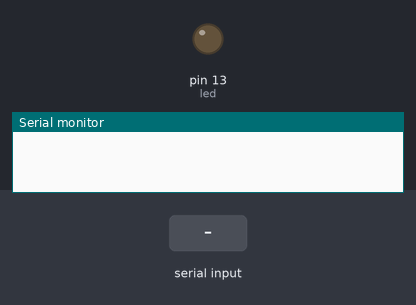
Bench run of a sketch on a simulated Arduino Uno, built with avr-gcc and run on an emulated ATmega328P. Parts: output pins drawn as LEDs (lit = HIGH), the last lines printed to the serial monitor. The test bench sets the inputs (shaded band).

Above: at 1.2 s.
1.3 s: "*LED" received over Serial
At 2.5 s:
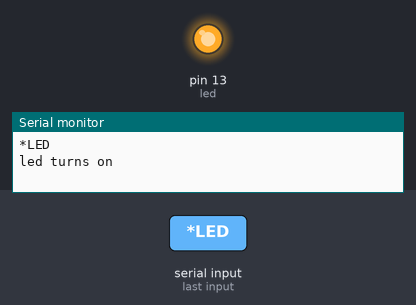
2.8 s: "1" received over Serial
Timing chart, 0 to 5.8 s (numbered marks = the images above; inputs shaded):
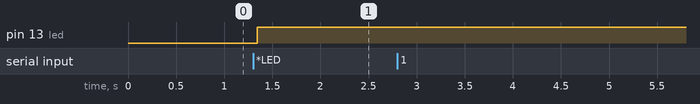

The sketch:

HC-05_Module.ino
```cpp
#include<SoftwareSerial.h>
String voice;
int Tx=0;
int Rx=1;
int led=13;
SoftwareSerial bluetooth(Tx,Rx);
void setup()

{
  Serial.begin(9600);
  bluetooth.begin(9600);
  pinMode(led,OUTPUT);
}

void loop()
{
  while(Serial.available())
  {
    delay(10);
    char c = Serial.read();
    if(c=='#')
    {
      break;
    }
    voice += c;
  }
    if(voice.length()>0)

    {

     Serial.println(voice);
      if(voice=="*LED")
      {
        Serial.print("led turns on");
        digitalWrite(led,HIGH);
      }
      voice="";
    }
}
```

Measured:
- after the input at 1.3 s, pin 13 (led): LOW → HIGH at once
